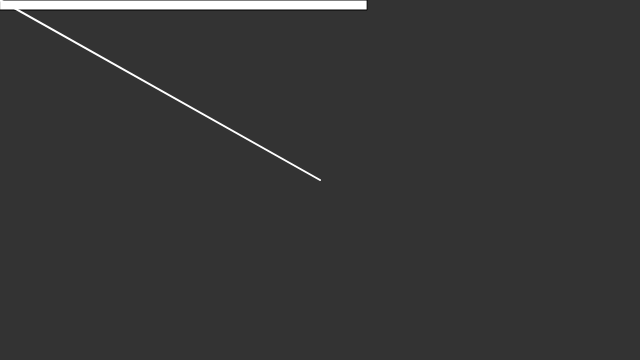
Frame 1 (no input)
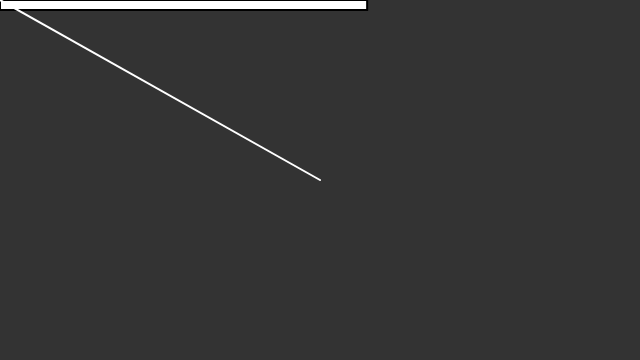
Frame 60 (no input)
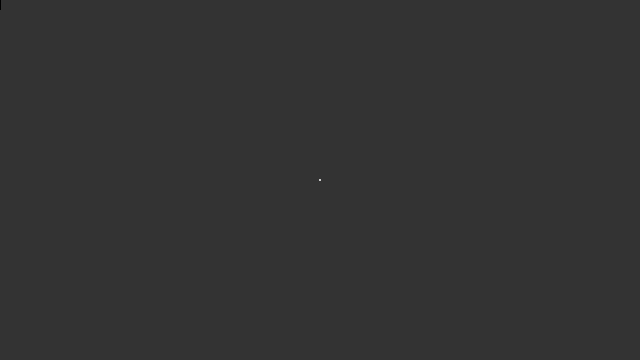
Frame 120 (the mouse pressed at the canvas centre since frame 60)

The p5.js sketch that drew these frames (run headless with seeded random() and noise() and a simulated clock; from frame 60 on, the mouse is pressed at the canvas centre):

// p5.js sketch
// ── sketch.js
//The Nature of Code
//Elvin Ciqueira
//natureofcode.com

function setup() {
  createCanvas(640, 360);
}

function draw() {
  background(51);

  let mouse = createVector(mouseX, mouseY); //Vector at the mouse location
  let center = createVector(width / 2, height / 2); //center of the window
  mouse.sub(center); //Vector subtraction

  //The magnitude of a vector accessed via mag() function. Here is used as the width of rectangle drawn at the top of window
  let m = mouse.mag();
  fill(255);
  stroke(0);
  rect(0, 0, m, 10);

  //Draw a line to represent the vector
  translate(width / 2, height / 2);
  strokeWeight(2);
  stroke(255);
  line(0, 0, mouse.x, mouse.y);
}
